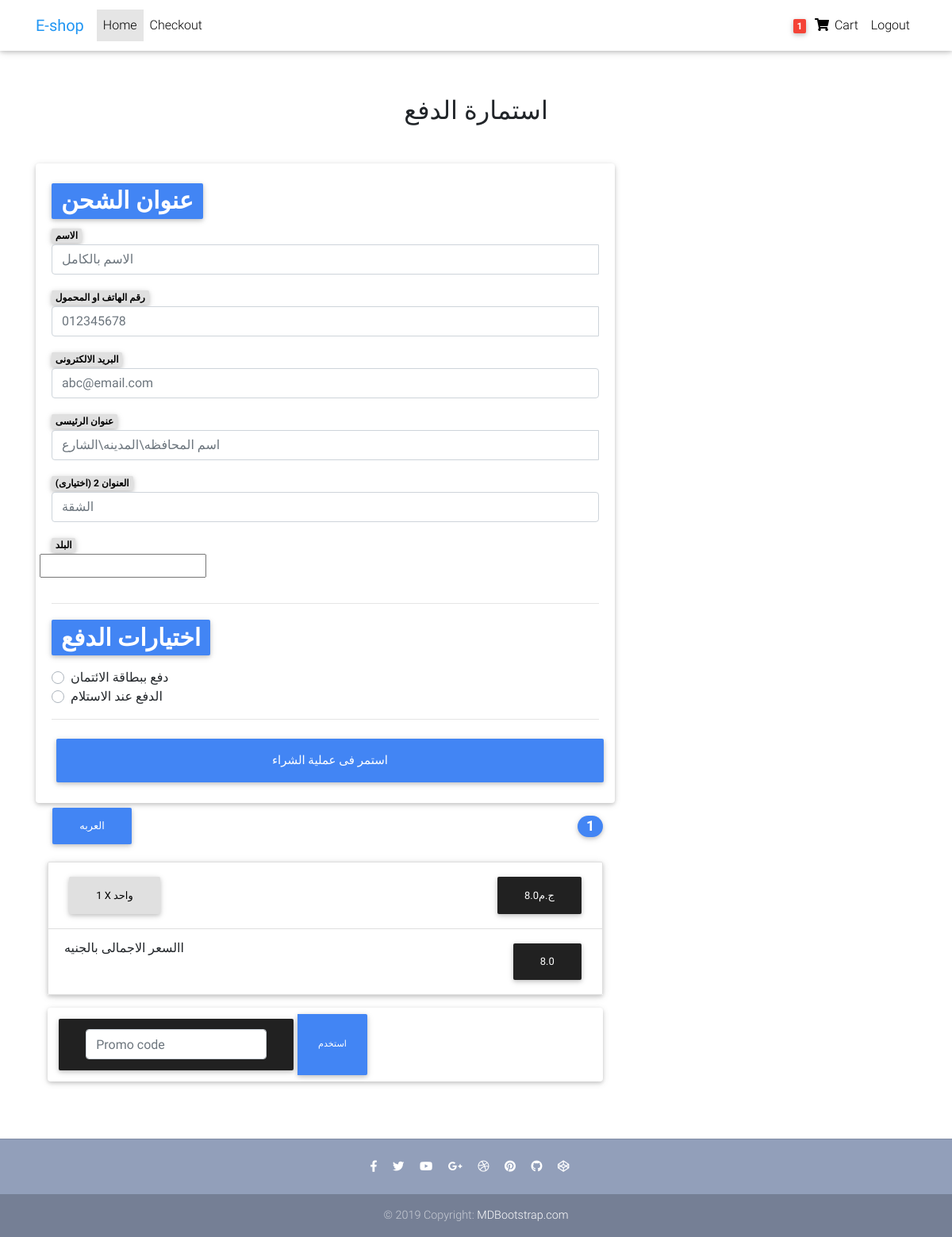
Screenshot of /ar/checkout/ (signed in) with the database file from the repository.
### core/models.py (models this page shows, shortened)
class Order(models.Model):
    user = models.ForeignKey(settings.AUTH_USER_MODEL, on_delete=models.CASCADE)
    ref_code = models.CharField(max_length=20)
    items = models.ManyToManyField(OrderItem)
    start_date = models.DateTimeField(auto_now_add=True)
    ordered_date = models.DateTimeField()
    ordered = models.BooleanField(default=False)
    billing_address = models.ForeignKey('Address', related_name='billing_address', on_delete=models.SET_NULL,
                                        blank=True, null=True)
    shipping_address = models.ForeignKey('Address', related_name='shipping_address', on_delete=models.SET_NULL,
                                         blank=True, null=True)
    payment = models.ForeignKey('Payment', on_delete=models.SET_NULL, blank=True, null=True)
    coupon = models.ForeignKey('Coupon', on_delete=models.SET_NULL, blank=True, null=True)
    being_delivered = models.BooleanField(default=False)
    received = models.BooleanField(default=False)
    refund_requested = models.BooleanField(default=False)
    refund_granted = models.BooleanField(default=False)
    def get_total_price(self):
        total = 0
        for order_item in self.items.all():
            total += order_item.get_final_price()
        if self.coupon:
            total -= self.coupon.amount
        return total

class OrderItem(models.Model):
    user = models.ForeignKey(settings.AUTH_USER_MODEL, on_delete=models.CASCADE)
    item = models.ForeignKey(Item, on_delete=models.CASCADE)
    quantity = models.IntegerField(default=1)
    ordered = models.BooleanField(default=False)
    def get_total_discount_item_price(self):
        return self.quantity * self.item.discount_price
    def get_final_price(self):
        if self.item.discount_price:
            return self.get_total_discount_item_price()
        return self.get_total_item_price()

class Item(models.Model):
    title = models.CharField(max_length=100)
    ar_title = models.CharField(max_length=100)
    price = models.FloatField()
    discount_price = models.FloatField(blank=True, null=True)
    category = models.CharField(choices=CATEGORY_CHOICES, max_length=4)
    ar_category = models.CharField(choices=AR_CATEGORY_CHOICES, max_length=4)
    label = models.CharField(choices=LABEL_CHOICES, max_length=4)
    ar_label = models.CharField(choices=AR_LABEL_CHOICES, max_length=4)
    description = models.TextField()
    ar_description = models.TextField()
    slug = models.SlugField()
    image = models.ImageField()

### core/views.py (the view, shortened to what this page needs)
# urls.py: path('ar/checkout/', views.ArCheckoutView.as_view(), name='ar-checkout'),
class ArCheckoutView(View):
    def get(self, *args, **kwargs):
        try:
            order = Order.objects.get(user=self.request.user, ordered=False)
            form = ArCheckoutForm()
            context = {
                'form': form,
                'couponform': CouponForm(),
                'order': order,
                'DISPLAY_COUPON_FORM': True
            }
            return render(self.request, "ar-checkout-page.html", context)
        except ObjectDoesNotExist:
            messages.info(self.request, "عفوا, لا يوجد لديك طلب")
            return redirect("core:ar-checkout")

### core/forms.py
class ArCheckoutForm(forms.Form):
    full_name = forms.CharField(required=True)
    phone_number = forms.IntegerField(required=True)
    email_address = forms.EmailField(required=False)
    shipping_address = forms.CharField(required=True)
    shipping_address2 = forms.CharField(required=False)
    ar_shipping_country = CountryField(blank_label='(اختار البلد)').formfield(
        required=True,
        widget=CountrySelectWidget(attrs={
            'class': 'custom-select d-block w-100',
        }))
    ar_payment_option = forms.ChoiceField(
        required=True,
        widget=forms.RadioSelect, choices=AR_PAYMENT_CHOICES)

class CouponForm(forms.Form):
    code = forms.CharField(widget=forms.TextInput(attrs={
        'class': 'form-control',
        'placeholder': 'Promo code',
        'aria-label': 'Recipient\'s username',
        'aria-describedby': 'basic-addon2'
    }))

### core/templatetags/cart_template_tags.py (called while the page is built)
@register.filter
def cart_item_count(user):
    if user.is_authenticated:
        qs = Order.objects.filter(user=user, ordered=False)
        if qs.exists():
            return qs[0].items.count()
    return 0

### templates/ar-checkout-page.html (shortened to what this page needs)
{% extends "en-base.html" %}
{% load crispy_forms_tags %}
{% block content %}
  <main >
    <div class="container wow fadeIn">
      <h2 class="my-5 h2 text-center">استمارة الدفع</h2>
      <div class="row">
        <div class="col-md-8 mb-4">
          <div class="card">
            <form method="POST" class="card-body">
              <h1><span class="badge badge-primary">عنوان الشحن</span> </h1>
              <div class='hideable_shipping_form'>
                 <span class="badge badge-light">الاسم</span>
                <div class="input-group mb-3">
                 <input type="text" class="form-control" id="full_name" name="full_name" placeholder="الاسم بالكامل" required>
                 </div>
                 <span class="badge badge-light">رقم الهاتف او المحمول</span>
                <div class="input-group mb-3">
                 <input type="text" class="form-control" id="phone_number" name="phone_number" placeholder="012345678" required>
                 </div>
                 <span class="badge badge-light">البريد الالكترونى</span>
                <div class="input-group mb-3">
                 <input type="text" class="form-control" id="email_address" name="email_address" placeholder="abc@email.com" />
                 </div>
                 <span class="badge badge-light">عنوان الرئيسى</span>
                <div class="input-group mb-3">
                 <input type="text" class="form-control" id="shipping_address" name="shipping_address" placeholder="اسم المحافظه\المدينه\الشارع" required>
                 </div>
                <span class="badge badge-light">العنوان 2 (اختيارى)</span>
                <div class="input-group mb-3">
                  <input type='text' placeholder='الشقة' id='shipping_address2' name='shipping_address2' class='form-control' />
                </div>
                <span class="badge badge-light">البلد</span>
                <div class="row">
                  <div class="input-group mb-3">
                    {{ form.ar_shipping_country }}
                  </div>
                </div>
              <hr>
              <h1><span class="badge badge-primary">اختيارات الدفع</span> </h1>
              <div class="d-block my-3">
                {% for value, name in form.fields.ar_payment_option.choices %}
                <div class="custom-control custom-radio">
                  <label class="custom-control-label" for="{{ name }}">{{ name }}</label>
                </div>
                {% endfor %}
              </div>
              <hr class="mb-4">
              <button class="btn btn-primary btn-lg btn-block" type="submit">استمر فى عملية الشراء</button>
            </form>
          </div>
        </div>
        <div class="col-md-16 mb-4">
          {% include "ar_order_snippet.html" %}
        </div>
      </div>
    </div>
  </main>
{% endblock content %}

### templates/en-navbar.html (shortened to what this page needs)
{% load cart_template_tags %}
{% load static %}
{% load socialaccount %}
  <nav class="navbar fixed-top navbar-expand-lg navbar-light white scrolling-navbar">
    <div class="container">
      <a class="navbar-brand waves-effect" href="/" target="_blank">
        <strong class="blue-text">E-shop</strong>
      </a>
      <div class="collapse navbar-collapse" id="navbarSupportedContent">
        <ul class="navbar-nav mr-auto">
          <li class="nav-item active">
            <a class="nav-link waves-effect" href="/en/">Home
            </a>
          </li>
          <li class="nav-item">
            <a class="nav-link waves-effect" href="/en/checkout/" target="_blank">Checkout</a>
          </li>
        </ul>
        <ul class="navbar-nav nav-flex-icons">
            {% if request.user.is_authenticated %}
          <li class="nav-item">
            <a href="{% url 'core:en-order-summary' %}" class="nav-link waves-effect">
              <span class="badge red z-depth-1 mr-1"> {{ request.user|cart_item_count }} </span>
              <i class="fas fa-shopping-cart"></i>
              <span class="clearfix d-none d-sm-inline-block"> Cart </span>
            </a>
          </li>
            <li class="nav-item">
            <a class="nav-link waves-effect" href="{% url 'account_logout' %}">
               <span class="clearfix d-none d-sm-inline-block"> Logout </span>
            </a>
          </li>
          {% endif %}
         </ul>
      </div>
    </div>
  </nav>

### templates/ar_order_snippet.html (shortened to what this page needs)
        <div class="col-md-12 mb-4">
          <h4 class="d-flex justify-content-between align-items-center mb-3">
            <button type="button" class="btn btn-primary">العربه</button>
            <span class="badge badge-primary badge-pill">{{ order.items.count }}</span>
          </h4>
          <ul class="list-group mb-3 z-depth-1">
            {% for order_item in order.items.all %}
            <li class="list-group-item d-flex justify-content-between lh-condensed">
              <div>
                  <span class="btn btn-light">{{ order_item.quantity }} x {{ order_item.item.ar_title }}</span>
              </div>
              <span class="btn btn-dark">{{ order_item.get_final_price }}ج.م</span>
            </li>
            {% endfor %}
            <li class="list-group-item d-flex justify-content-between">
              <span>االسعر الاجمالى بالجنيه</span>
              <button class="btn btn-dark">{{ order.get_total_price }}</button>
            </li>
          </ul>
         {% if DISPLAY_COUPON_FORM %}
          <form class="card p-2" action="{% url 'core:add-ar-coupon' %}" method="POST">
            <div class="input-group">
                <span class="btn btn-dark">{{ couponform.code }}</span>
              <div class="input-group-append">
                <button class="btn btn-primary btn-md waves-effect m-0" type="submit">استخدم</button>
              </div>
            </div>
          </form>
            {% endif %}
        </div>

### templates/en-base.html (style rules this page uses)
html, body, header, .carousel { height: 60vh; }

### rows the page displays
Order: items.count "1", get_total_price "8.0"
OrderItem: quantity "1", item.ar_title "واحد", get_final_price "8.0"

### other values shown
{{ request.user|cart_item_count }} "1"
{{ name }} "دفع ببطاقة الائتمان" "الدفع عند الاستلام"
